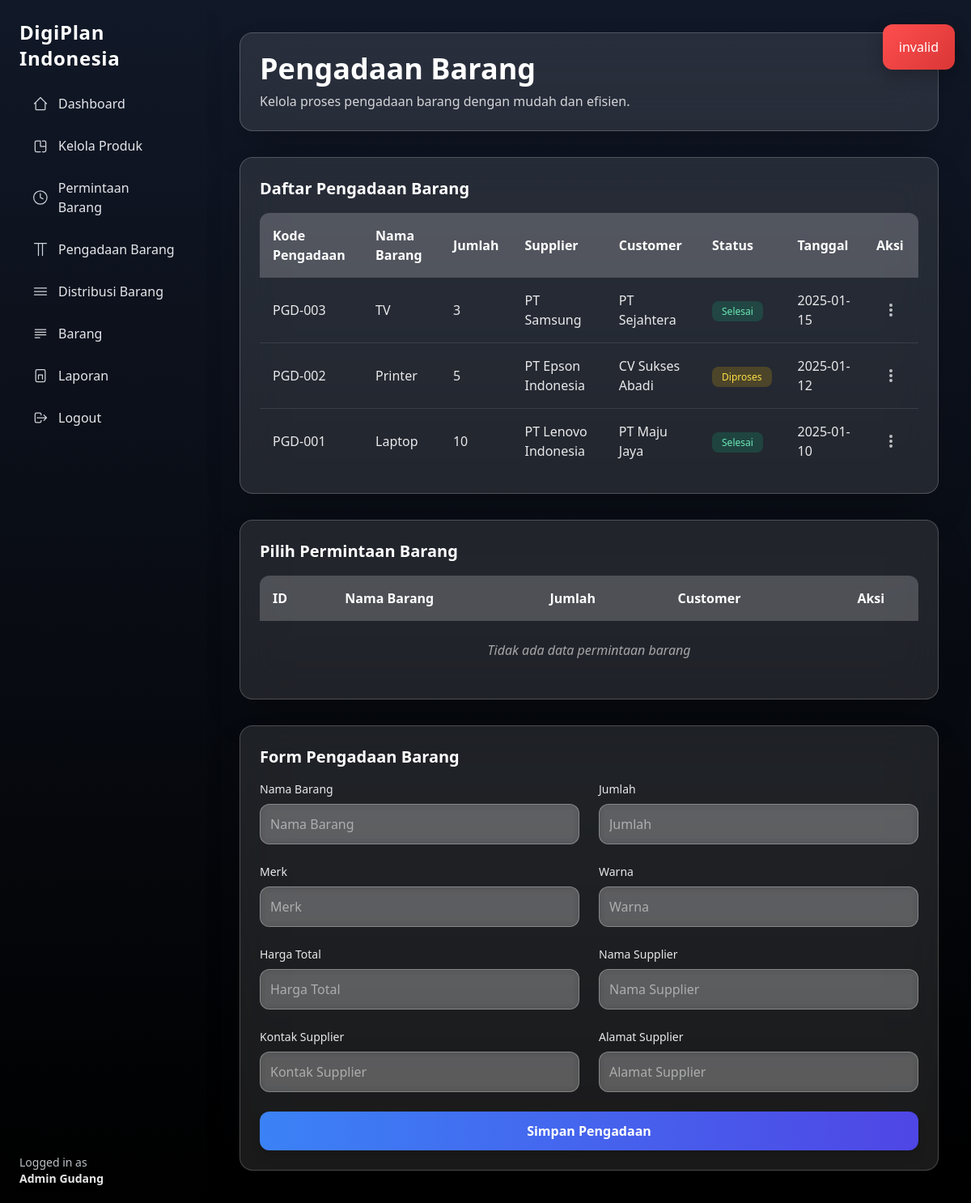
The app's page /admin/procurement.php?error=invalid (signed in), older data.
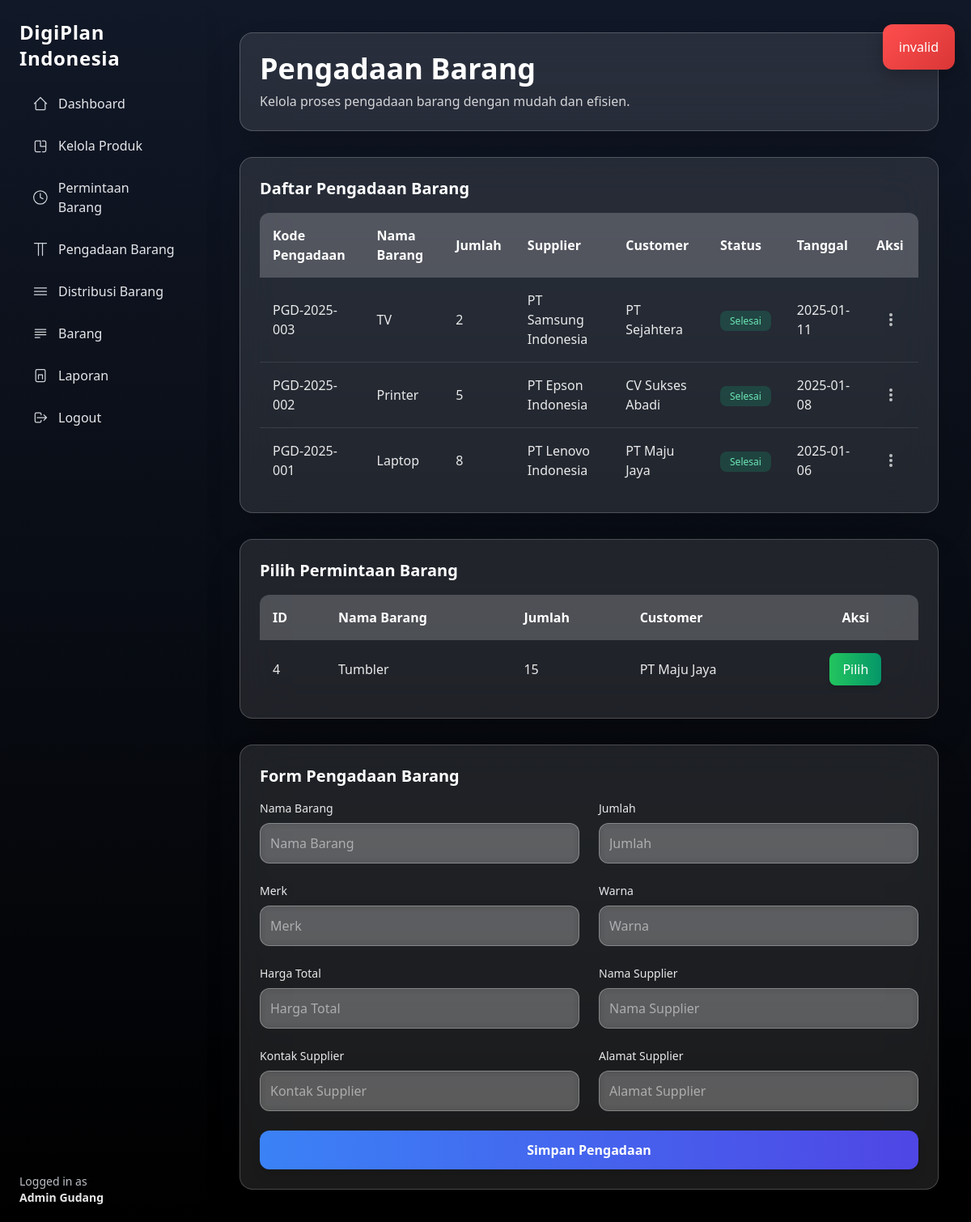
The same page, newer data.
### tables this page shows
CREATE TABLE pengadaan_barang (
  id INT AUTO_INCREMENT PRIMARY KEY,
  kode_pengadaan VARCHAR(50) UNIQUE,
  permintaan_id INT,
  admin_id INT,
  barang_id INT,
  nama_barang VARCHAR(100),
  merk VARCHAR(100),
  warna VARCHAR(100),
  jumlah INT,
  supplier VARCHAR(150),
  kontak_supplier VARCHAR(100),
  alamat_supplier VARCHAR(255),
  harga_satuan DECIMAL(15,2),
  harga_total DECIMAL(15,2),
  status_pengadaan ENUM('diproses','selesai','dibatalkan'),
  tanggal_pengadaan DATE,
  created_at TIMESTAMP DEFAULT CURRENT_TIMESTAMP,
  deleted_at DATETIME DEFAULT NULL,
  FOREIGN KEY (permintaan_id) REFERENCES permintaan_barang(id),
  FOREIGN KEY (admin_id) REFERENCES users(id),
  FOREIGN KEY (barang_id) REFERENCES barang(id)
);

CREATE TABLE users (
  id INT AUTO_INCREMENT PRIMARY KEY,
  name VARCHAR(100),
  email VARCHAR(100) UNIQUE,
  password VARCHAR(255),
  role_id INT,
  created_at TIMESTAMP DEFAULT CURRENT_TIMESTAMP,
  deleted_at DATETIME DEFAULT NULL,
  FOREIGN KEY (role_id) REFERENCES roles(id)
);

CREATE TABLE permintaan_barang (
  id INT AUTO_INCREMENT PRIMARY KEY,
  kode_permintaan VARCHAR(50) UNIQUE,
  user_id INT,
  nama_barang VARCHAR(100),
  merk VARCHAR(100),
  warna VARCHAR(100),
  jumlah INT,
  status ENUM(
    'diajukan','ditolak','dibatalkan',
    'disetujui','dalam_pengadaan',
    'siap_distribusi','selesai'
  ),
  admin_id INT,
  tanggal_verifikasi DATETIME,
  catatan_admin TEXT,
  created_at TIMESTAMP DEFAULT CURRENT_TIMESTAMP,
  deleted_at DATETIME DEFAULT NULL,
  FOREIGN KEY (user_id) REFERENCES users(id),
  FOREIGN KEY (admin_id) REFERENCES users(id)
);

### admin/procurement.php (the view, shortened to what the changed rows need)
<?php
require '../include/conn.php';
$permintaan = $conn->query("
  SELECT
  pb.id,
  pb.nama_barang,
  pb.jumlah,
  pb.merk,
  pb.warna,
  pb.status,
  u.name AS user_name
FROM permintaan_barang pb
JOIN users u ON pb.user_id = u.id
LEFT JOIN pengadaan_barang pg ON pg.permintaan_id = pb.id
WHERE pb.status = 'disetujui'
  AND pg.id IS NULL
ORDER BY pb.id DESC
");
$pengadaan_list = $conn->query("
  SELECT
    pg.id,
    pg.kode_pengadaan,
    pg.nama_barang,
    pg.jumlah,
    pg.supplier,
    pg.status_pengadaan,
    pg.tanggal_pengadaan,
    pb.id AS permintaan_id,
    u.name AS user_name
  FROM pengadaan_barang pg
  LEFT JOIN permintaan_barang pb ON pg.permintaan_id = pb.id
  LEFT JOIN users u ON pb.user_id = u.id
  ORDER BY pg.id DESC
");
$barang_list = $conn->query("SELECT * FROM barang ORDER BY nama_barang ASC");
$barang_all  = $barang_list->fetch_all(MYSQLI_ASSOC);
?>
<!DOCTYPE html>
<html lang="en">
<head>
  <script src="https://cdn.tailwindcss.com"></script>
</head>
<body class="bg-gradient-to-b from-gray-900 to-black overflow-x-hidden">
  <div class="flex min-h-screen">
    <?php include '../include/layouts/sidebar-admin.php'; ?>
    <main class="ml-64 p-10 w-full flex-1">
      <div class="max-w-7xl mx-auto">
        <div class="backdrop-blur-xl bg-white/10 border border-white/20 p-6 rounded-2xl shadow-2xl mb-8">
          <h1 class="text-4xl font-bold text-white mb-2">Pengadaan Barang</h1>
        </div>
        <div x-data="procurementData()" class="space-y-8">
          <div class="backdrop-blur-xl bg-white/10 border border-white/20 p-6 rounded-2xl shadow-2xl w-full">
            <h2 class="text-xl font-bold text-white mb-4">Daftar Pengadaan Barang</h2>
            <div class="overflow-x-auto">
              <table class="w-full border-collapse rounded-xl overflow-hidden">
                <thead>
                  <tr class="bg-white/20 text-white">
                    <th class="p-4 text-left">Kode Pengadaan</th>
                    <th class="p-4 text-left">Nama Barang</th>
                    <th class="p-4 text-left">Jumlah</th>
                    <th class="p-4 text-left">Supplier</th>
                    <th class="p-4 text-left">Customer</th>
                    <th class="p-4 text-left">Status</th>
                    <th class="p-4 text-left">Tanggal</th>
                    <th class="p-4 text-left">Aksi</th>
                  </tr>
                </thead>
                <tbody class="divide-y divide-white/10">
                  <?php while ($row = $pengadaan_list->fetch_assoc()): ?>
                    <tr class="hover:bg-white/5 transition-colors duration-200">
                      <td class="p-4 text-white/90 font-medium"><?= $row['kode_pengadaan'] ?></td>
                      <td class="p-4 text-white/90"><?= $row['nama_barang'] ?></td>
                      <td class="p-4 text-white/90"><?= $row['jumlah'] ?></td>
                      <td class="p-4 text-white/90"><?= $row['supplier'] ?></td>
                      <td class="p-4 text-white/90"><?= $row['user_name'] ?? 'N/A' ?></td>
                      <td class="p-4 capitalize">
                        <?php
                        switch ($row['status_pengadaan']) {
                          case 'diproses':
                            echo "<span class='px-3 py-1 bg-yellow-500/20 text-yellow-300 rounded-lg text-xs whitespace-nowrap'>
              Diproses
            </span>";
                            break;
                          case 'selesai':
                            echo "<span class='px-3 py-1 bg-emerald-500/20 text-emerald-300 rounded-lg text-xs whitespace-nowrap'>
              Selesai
            </span>";
                            break;
                        }
                        ?>
                      </td>
                      <td class="p-4 text-white/90"><?= $row['tanggal_pengadaan'] ?></td>
                      <td class="p-4 relative">
                        <button onclick="toggleDropdown(<?= $row['id']; ?>, event)"
                          class="text-white/70 hover:text-white p-2 rounded-lg hover:bg-white/10 transition-colors duration-200">
                          <svg class="w-5 h-5" fill="currentColor" viewBox="0 0 20 20">
                            <path d="M10 6a2 2 0 110-4 2 2 0 010 4z
               M10 12a2 2 0 110-4 2 2 0 010 4z
               M10 18a2 2 0 110-4 2 2 0 010 4z"></path>
                          </svg>
                        </button>
                      </td>
                    </tr>
                  <?php endwhile; ?>
                </tbody>
              </table>
            </div>
          </div>
          <div class="backdrop-blur-xl bg-white/10 border border-white/20 p-6 rounded-2xl shadow-2xl">
            <h2 class="text-xl font-bold text-white mb-4">Pilih Permintaan Barang</h2>
            <div class="overflow-x-auto">
              <table class="w-full border-collapse rounded-xl overflow-hidden">
                <thead>
                  <tr class="bg-white/20 text-white">
                    <th class="p-4 text-left">ID</th>
                    <th class="p-4 text-left">Nama Barang</th>
                    <th class="p-4 text-left">Jumlah</th>
                    <th class="p-4 text-left">Customer</th>
                    <th class="p-4 text-center">Aksi</th>
                  </tr>
                </thead>
                <tbody class="divide-y divide-white/10">
                  <?php if ($permintaan->num_rows > 0): ?>
                    <?php while ($row = $permintaan->fetch_assoc()): ?>
                      <tr class="hover:bg-white/5 transition-colors duration-200">
                        <td class="p-4 text-white/90"><?= $row['id'] ?></td>
                        <td class="p-4 text-white/90 font-medium"><?= $row['nama_barang'] ?></td>
                        <td class="p-4 text-white/90"><?= $row['jumlah'] ?></td>
                        <td class="p-4 text-white/90"><?= $row['user_name'] ?></td>
                        <td class="p-4 text-center">
                          <button
                            @click="pilihPermintaan(
              <?= htmlspecialchars(json_encode($row)) ?>,
              <?= htmlspecialchars(json_encode($barang_all)) ?>
            )"
                            class="px-4 py-2 bg-gradient-to-r from-green-500 to-emerald-600 hover:from-green-600 hover:to-emerald-700 text-white rounded-lg shadow-md transform hover:scale-105 transition-all duration-200">
                            Pilih
                          </button>
                        </td>
                      </tr>
                    <?php endwhile; ?>
                  <?php else: ?>
                    <tr>
                      <td colspan="5" class="p-6 text-center text-white/60 italic">
                        Tidak ada data permintaan barang
                      </td>
                    </tr>
                  <?php endif; ?>
                </tbody>
              </table>
            </div>
          </div>
          <div class="backdrop-blur-xl bg-white/10 border border-white/20 p-6 rounded-2xl shadow-2xl">
            <h2 class="text-xl font-bold text-white mb-4">Form Pengadaan Barang</h2>
          </div>
        </div>
      </div>
    </main>
  </div>
</body>
</html>

Row changes from the older to the newer data that the page shows:
changed pengadaan_barang "TV": kode_pengadaan "PGD-003" → "PGD-2025-003"; jumlah "3" → "2"; supplier "PT Samsung" → "PT Samsung Indonesia"; tanggal_pengadaan "2025-01-15" → "2025-01-11"
changed pengadaan_barang "Printer": kode_pengadaan "PGD-002" → "PGD-2025-002"; tanggal_pengadaan "2025-01-12" → "2025-01-08"; status_pengadaan "Diproses" → "Selesai"
changed pengadaan_barang "Laptop": kode_pengadaan "PGD-001" → "PGD-2025-001"; jumlah "10" → "8"; tanggal_pengadaan "2025-01-10" → "2025-01-06"
now on this page (row edited): permintaan_barang: id "4", nama_barang "Tumbler", jumlah "15", user.name "PT Maju Jaya"
Text that changed along with them:
text no longer shown: "Tidak ada data permintaan barang"
